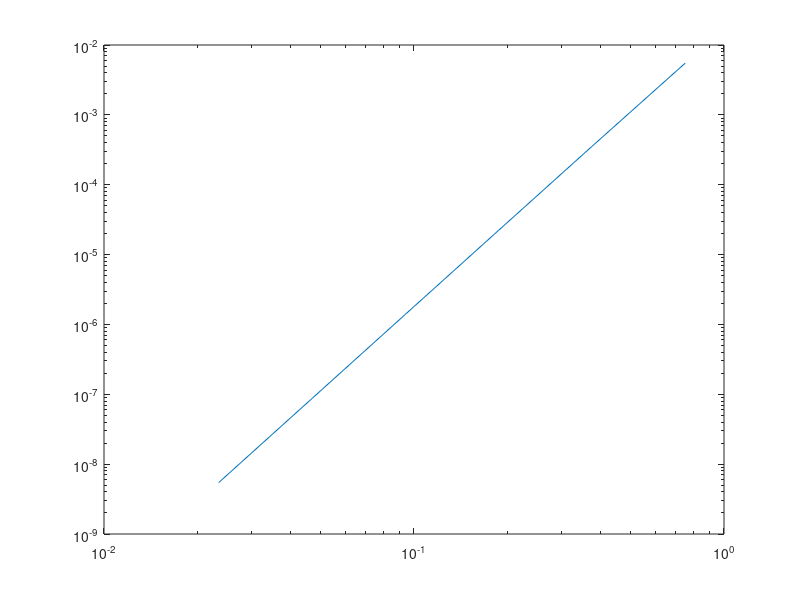

MATLAB code to generate this figure:
%Fråga 1a
clc; clear;
format long
func = @(t) (9+5.*cos(0.4.*t).^2).*(5.*exp(-0.5.*t)+2.*exp(0.15.*t));
a = 3;
b = 9;
I = integral(func,a,b)
nv = [8 16 32 64 128 256]
hVec = []; EhVec=[]; ShVec=[];
for i = 1:length(nv)
    n=nv(i);
    h = (b - a)/n;
    tv = [3:h:9];
    f = func(tv);
    Sh = h/3*(f(1)+4*sum(f([2:2:n]))+2*sum(f([3:2:n-1])) + f(n+1))
    ShVec=[ShVec;Sh]
    Eh = abs(I-Sh);
    hVec=[hVec;h];
    EhVec=[EhVec;Eh];
end
%Fråga 1c
loglog(hVec,EhVec)
for i=1:length(EhVec)-1
Eh1=(EhVec(i)/EhVec(i+1))
end
%fråga 1d
for i=1:length(ShVec)-2
Eh2=(ShVec(i)-ShVec(i+1))/(ShVec(i+1)-ShVec(i+2))
end
